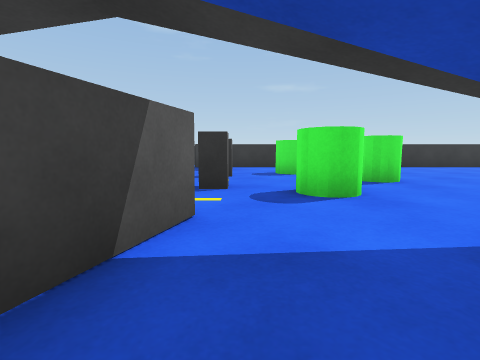
view 1 (above)

20 first-person views from a walk through a scene from a Unity 3-D project. The camera is 0.64 m above the floor, tilts 6° down and sees 85° across. The floor is counted in squares, 1 m on a side. Each view is taken from the middle of a square. On the plan, view 1 faces up. The plan holds only what a view shows up to about 9 squares ahead; the rest is blank.

view 2
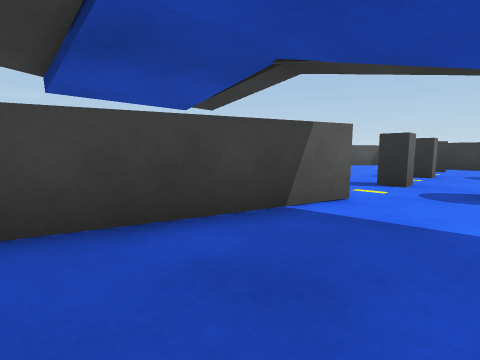

view 3
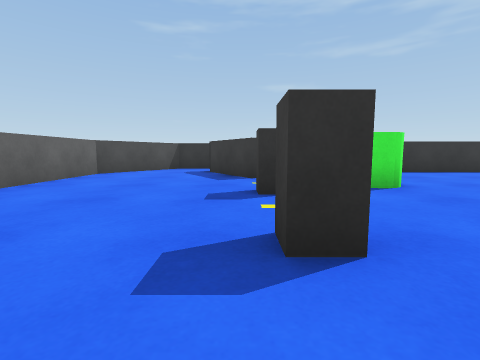

view 4
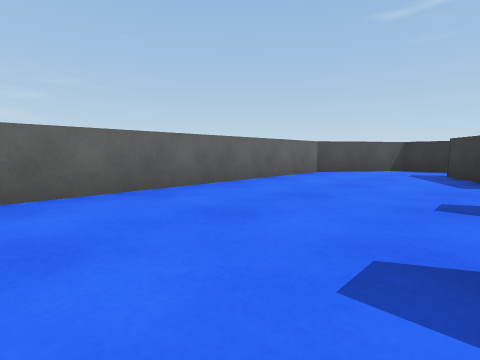

view 5
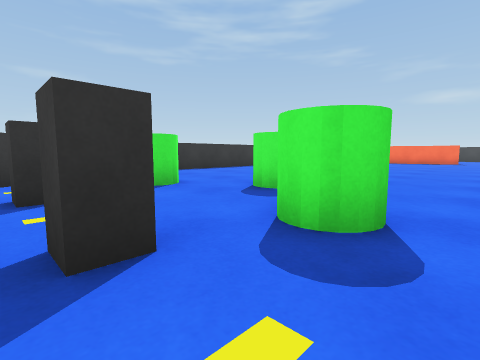

view 6
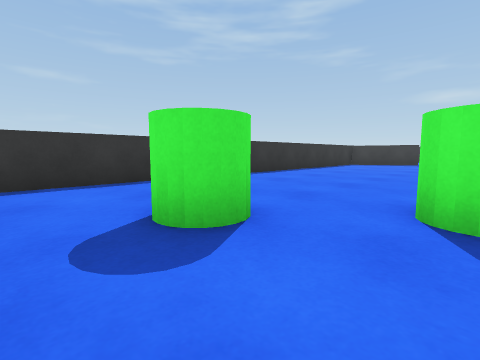

view 7
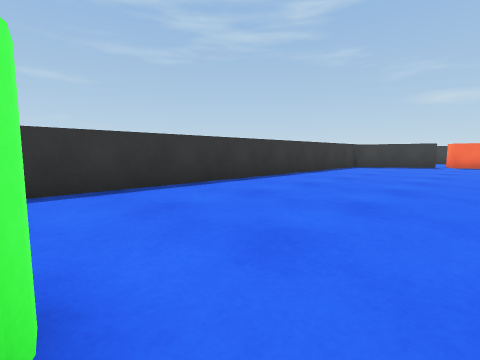

view 8
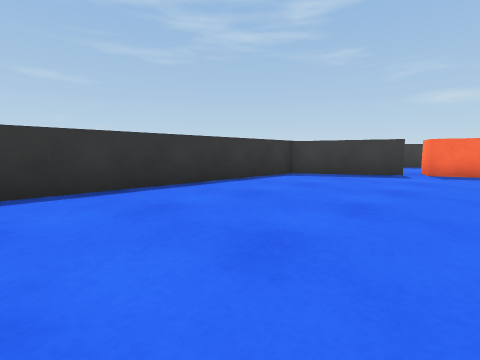

view 9
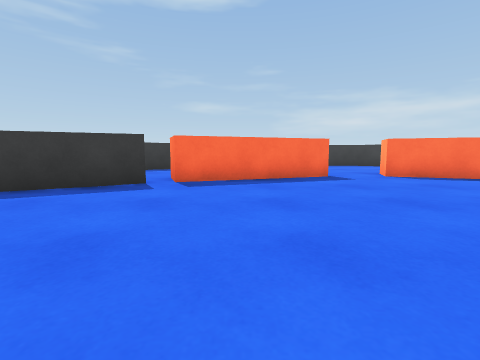

view 10
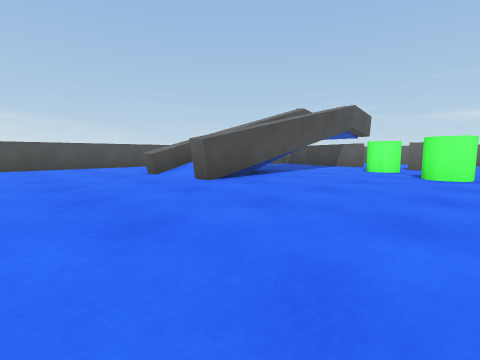

view 11
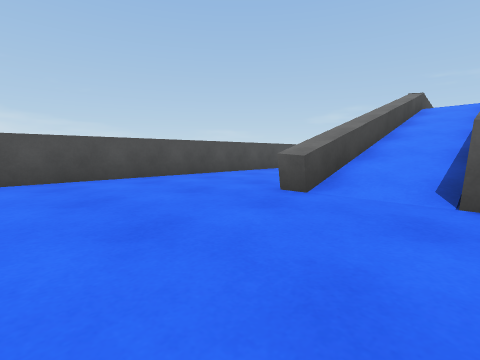

view 12
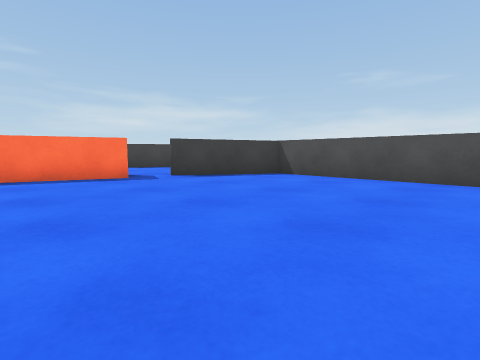

view 13
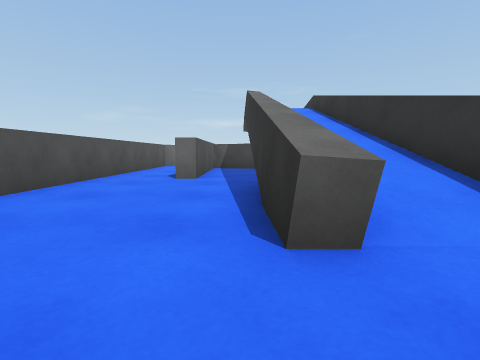

view 14
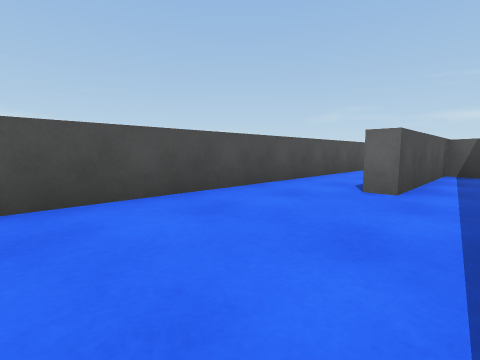

view 15
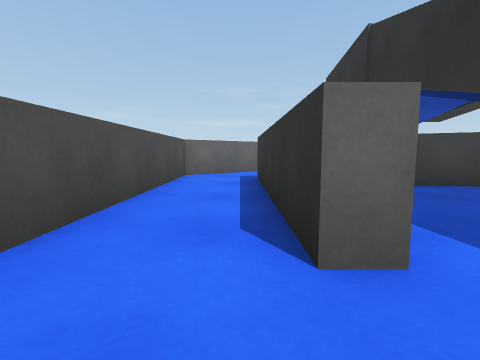

view 16
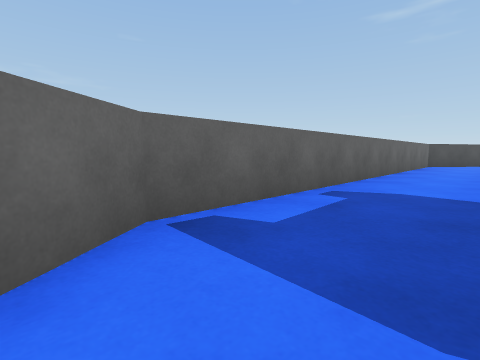

view 17
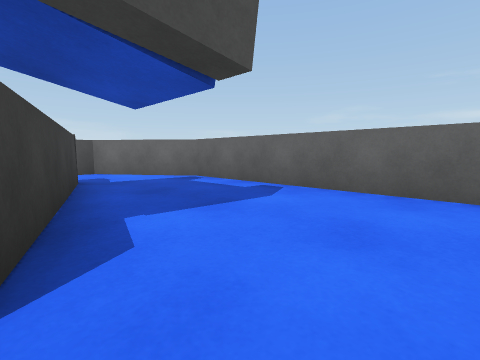

view 18
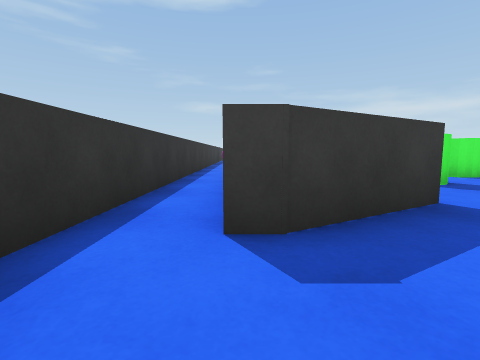

view 19
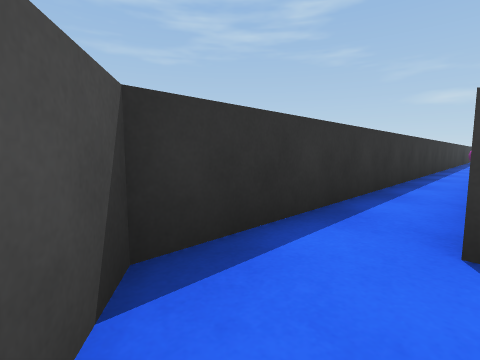

view 20
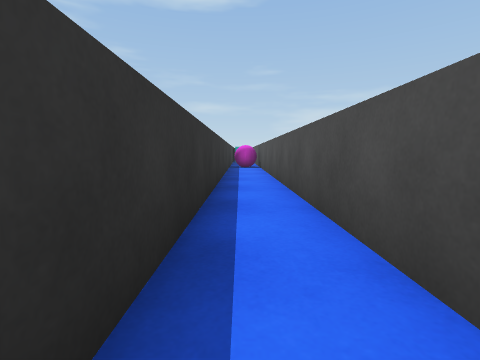

### Floor plan
Ten units are one square. View 1 is at (0, 0); x grows to the right and y downward. Boxes are objects, and circles mark ways between rooms. Rooms are numbered by the first view taken in them; rooms with no view inside come last. Other rooms are left out.
<svg viewBox="-58 -140 233 190">
<path fill="none" stroke="#000" d="M-10 -7 -19 21 26 21M61 -18 17 -16M30 -22 74 -23 74 -16M17 3 74 1 74 7 26 8M-4 -26 -10 -7M26 21 26 26 -24 26M-2 -98 -7 -95 -20 -117 -20 -122M29 -121 109 -121M-24 21 -10 -25M109 -135 -34 -135 -53 -109 -53 19 -34 45 138 45 154 17M154 -89 138 -116 1 -116M156 8 170 -31M170 -45 156 -84"/>
<rect x="-5" y="-55" width="10" height="10" fill="#bbb"><title>block</title></rect>
<rect x="-5" y="-75" width="10" height="10" fill="#bbb"><title>block</title></rect>
<rect x="5" y="-45" width="20" height="10" fill="#bbb"><title>green cylinder</title></rect>
<rect x="5" y="-85" width="20" height="10" fill="#bbb"><title>green cylinder</title></rect>
<rect x="25" y="-65" width="10" height="10" fill="#bbb"><title>green cylinder</title></rect>
<circle cx="20" cy="10" r="3" fill="#2a7"/>
<circle cx="5" cy="0" r="3" fill="#2a7"/>
<text x="0" y="10">1</text>
<text x="50" y="-40">2</text>
</svg>
Room 1 opens to room 2.

Where each view was taken, in squares from view 1:
view 1: 0 up, 0 right, facing up
view 2: 1 down, 1 right, facing up-left
view 3: 3 up, 1 left, facing up
view 4: 3 up, 1 left, facing up-left
view 5: 3 up, 1 left, facing up-right
view 6: 6 up, 0 right, facing up-right
view 7: 7 up, 2 right, facing up-right
view 8: 7 up, 7 right, facing up-right
view 9: 7 up, 10 right, facing right
view 10: 7 up, 11 right, facing down-left
view 11: 2 up, 11 right, facing down-left
view 12: 2 up, 9 right, facing down-right
view 13: 1 down, 9 right, facing left
view 14: 1 down, 7 right, facing down-left
view 15: 3 down, 4 right, facing left
view 16: 3 down, 3 left, facing up-left
view 17: 4 up, 1 left, facing down-left
view 18: 12 up, 4 left, facing right
view 19: 12 up, 4 left, facing up-right
view 20: 13 up, 2 right, facing right
